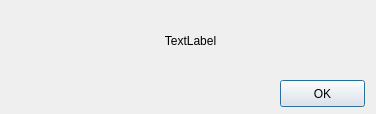
<?xml version="1.0" encoding="UTF-8"?>
<ui version="4.0">
 <class>Dialog</class>
 <widget class="QDialog" name="Dialog">
  <property name="geometry">
   <rect>
    <x>0</x>
    <y>0</y>
    <width>376</width>
    <height>114</height>
   </rect>
  </property>
  <property name="windowTitle">
   <string>Error</string>
  </property>
  <widget class="QPushButton" name="pushButton">
   <property name="geometry">
    <rect>
     <x>280</x>
     <y>80</y>
     <width>85</width>
     <height>27</height>
    </rect>
   </property>
   <property name="text">
    <string>OK</string>
   </property>
  </widget>
  <widget class="QLabel" name="errorMsg">
   <property name="geometry">
    <rect>
     <x>10</x>
     <y>10</y>
     <width>361</width>
     <height>61</height>
    </rect>
   </property>
   <property name="text">
    <string>TextLabel</string>
   </property>
   <property name="textFormat">
    <enum>Qt::PlainText</enum>
   </property>
   <property name="alignment">
    <set>Qt::AlignCenter</set>
   </property>
  </widget>
 </widget>
 <resources/>
 <connections/>
</ui>
